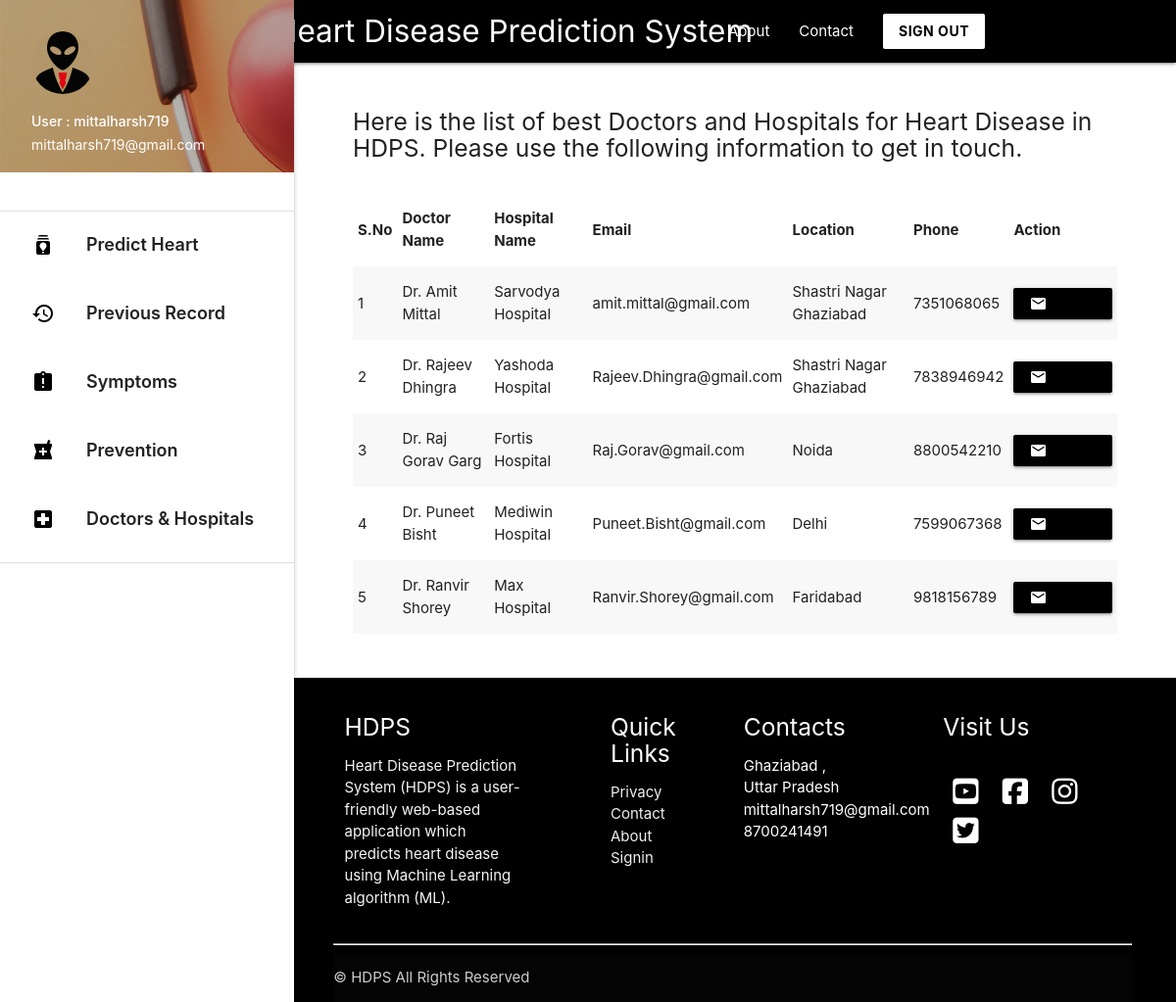
/doctorhospital (signed in), run on the app's committed database.
### predictor/models.py (models this page shows)
class DoctorHospital(models.Model):
    doctor_name = models.CharField(max_length=25)
    hospital_name = models.CharField(max_length=25)
    email = models.EmailField()
    phone_no = models.IntegerField()
    Location = models.CharField(max_length=25)

### predictor/views.py (the view)
# urls.py: path('doctorhospital', views.doctorhospital , name='doctorhospital'),
def doctorhospital(request): # Displays list of doctors and hospitals for user
    if request.user.is_authenticated:
        datas = DoctorHospital.objects.all()
        return render(request , 'doctorshospitals.html',{'datas':datas})
    return render('/')

### templates/doctorshospitals.html (shortened to what this page needs)
{% extends 'base_layout2.html' %}
{% block content %}
<div class="con">
  <h5 > Here is the list of best Doctors and Hospitals for Heart Disease in HDPS. Please use the following information to get in touch.  </h5>
<br>
  <table class="striped">
   <thead>
     <tr>
         <th>S.No</th>
         <th>Doctor Name</th>
         <th>Hospital Name</th>
         <th>Email</th>
         <th>Location</th>
         <th>Phone</th>
         <th> Action</th>
     </tr>
   </thead>
   <tbody>
     {% for data in datas %}
     <tr>
       <td>{{ forloop.counter }}</td>
       <td>{{ data.doctor_name }}</td>
       <td>{{ data.hospital_name }}</td>
       <td>{{ data.email }}</td>
       <td>{{ data.Location }}</td>
       <td>{{ data.phone_no }}</td>
       <td>
         <a class="waves-effect waves-light btn-small black" href="https://mail.google.com/mail/?view=cm&fs=1&to={{ data.email }}" target="_blank"><i class="material-icons left">mail</i>Email Now</a>
      </td>
     </tr>
    {% endfor %}
   </tbody>
 </table>
<br> <br>
</div>
{% endblock %}

### templates/base_layout2.html (shortened to what this page needs)
{% load static %}
<!DOCTYPE html>
<html lang="en">
<head>
  <link href="{% static 'css/materialize.css' %}" type="text/css" rel="stylesheet" media="screen,projection"/>
  <link href="{% static 'css/style.css' %}" type="text/css" rel="stylesheet" media="screen,projection"/>
</head>
<body>
        <div class="navbar-fixed">
          <nav class="black">
            <div class="container">
              <div class="nav-wrapper">
                <a href="/" style="padding-left: 100px;"    class="brand-logo ">Heart Disease Prediction System</a>
                <ul class="right hide-on-med-and-down hover_backcolor">
                  <li><a href="{% url 'about' %}">About</a></li>
                  <li><a href="{% url 'contact' %}">Contact</a></li>
                  <a class=" white black-text waves-effect waves-dark btn  modal-trigger" href="/signout"><b>SIGN OUT </b></a>
                </ul>
              </div>
            </div>
          </nav>
        </div>
      <ul id="slide-out" class="sidenav sidenav-fixed">
        <li><div class="user-view">
          <div class="background">
            <img src="{% static 'img/about.png' %}">
          </div>
          <a href="#user"><img class="circle" src="{% static 'img/user.png' %}"></a>
          <a href="#name"><span class="white-text name">User : {{ request.user.username }} </span></a>
          <a href="#email"><span class="white-text email">{{ request.user.email }}</span></a>
        </div></li>
        <br>
        <li><div class="divider"></div></li>
        <li><a style="font-weight: 600; font-size: 18px; height: 70px; padding-top: 10px;" class="waves-effect hoverable" href="/"><i class="material-icons black-text">batch_prediction</i> Predict Heart Disease </a></li>
        <li><a style="font-weight: 600; font-size: 18px; height: 70px; padding-top: 10px;" class="waves-effect hoverable" href="{% url 'record' %}"><i class="material-icons black-text">history</i> Previous Record </a></li>
        <li><a style="font-weight: 600; font-size: 18px; height: 70px; padding-top: 10px;" class="waves-effect hoverable" href="{% url 'symptoms' %}"><i class="material-icons black-text" >assignment_late</i> Symptoms  </a></li>
        <li><a style="font-weight: 600; font-size: 18px; height: 70px; padding-top: 10px;" class="waves-effect hoverable" href="{% url 'prevention' %}"><i class="material-icons black-text">local_pharmacy</i> Prevention   </a></li>
        <li><a style="font-weight: 600; font-size: 18px; height: 70px; padding-top: 10px;" class="waves-effect hoverable" href="{% url 'doctorhospital' %}"><i class="material-icons black-text">local_hospital</i> Doctors & Hospitals   </a></li>
        <li><div class="divider"></div></li>
      </ul>
      <a href="#" data-target="slide-out" class="sidenav-trigger"><i class="material-icons">menu</i></a>
    {% block content %}
    {% endblock %}
            <section>
            <footer class=" hide-on-small-only black page-footer">
              <div class="" style=" width: 90%; margin: auto;">
                <div class="row">
                  <div class="col  s12 m6 l3 ">
                    <h5 class="white-text">HDPS</h5>
                    <p class="grey-text text-lighten-4">Heart Disease Prediction System (HDPS) is a user-friendly web-based application which predicts heart disease using
                        Machine Learning algorithm (ML). </p>
                  </div>
                  <div class="  col l2 m6 s12 offset-l1 ">
                    <h5 class="white-text">Quick Links</h5>
                    <ul>
                   <li><a class="grey-text text-lighten-3" href="#!">Privacy</a></li>
                      <li><a class="grey-text text-lighten-3" href="#!">Contact</a></li>
                      <li><a class="grey-text text-lighten-3" href="#!">About</a></li>
                      <li><a class="grey-text text-lighten-3" href="#!">Signin</a></li>
                    </ul>
                  </div>
                  <div class="col l2 m6 s12  ">
                      <h5 class="white-text">Contacts</h5>
                      <ul>
                      <li>Ghaziabad , Uttar Pradesh</li>
                      <li>mittalharsh719@gmail.com</li>
                      <li>8700241491</li>
                  </ul>
                  </div>
                  <div class=" col l3 m6 s12 offset-l1 ">
                      <h5 class="white-text">Visit Us</h5>
                      <br>
                      <a href="https://www.youtube.com/" target="_blank"> <i style="color: white; margin: 5px 10px;"  class="fab fa-youtube-square fa-2x"></i></a>
                  <a href="https://www.youtube.com/" target="_blank"> <i style="color: white; margin: 5px 10px;" class="fab fa-facebook-square fa-2x"></i></a>
                  <a href="https://www.youtube.com/" target="_blank"> <i style="color: white; margin: 5px 10px;" class="fab fa-instagram fa-2x"></i></a>
                  <a href="https://www.youtube.com/" target="_blank"> <i style="color: white; margin: 5px 10px;" class="fab fa-twitter-square fa-2x"></i> </a>
                  </div>
                </div>
                <hr>
              <div class="footer-copyright">
                ©  HDPS All Rights Reserved
              </div>
          </div>
            </footer>
          </section>
  </body>
</html>

### templates/doctorshospitals.html (style rules this page uses)
footer { padding-left: 295px; }
.con { padding-left: 390px; width: 90%; flex: 1 0 auto; }
body { display: flex; min-height: 100vh; flex-direction: column; }

### templates/base_layout2.html (style rules this page uses)
footer { padding-left: 295px; }
.con { padding-left: 360px; width: 95%; }

### data on the page
DoctorHospital: doctor_name "Dr. Amit Mittal", hospital_name "Sarvodya Hospital", email "amit.mittal@gmail.com", Location "Shastri Nagar Ghaziabad", phone_no "7351068065"
DoctorHospital: doctor_name "Dr. Rajeev Dhingra", hospital_name "Yashoda Hospital", email "Rajeev.Dhingra@gmail.com", Location "Shastri Nagar Ghaziabad", phone_no "7838946942"
DoctorHospital: doctor_name "Dr. Raj Gorav Garg", hospital_name "Fortis Hospital", email "Raj.Gorav@gmail.com", Location "Noida", phone_no "8800542210"
DoctorHospital: doctor_name "Dr. Puneet Bisht", hospital_name "Mediwin Hospital", email "Puneet.Bisht@gmail.com", Location "Delhi", phone_no "7599067368"
DoctorHospital: doctor_name "Dr. Ranvir Shorey", hospital_name "Max Hospital", email "Ranvir.Shorey@gmail.com", Location "Faridabad", phone_no "9818156789"

### other printed values
{{ request.user.username }} "mittalharsh719"
{{ request.user.email }} "mittalharsh719@gmail.com"
